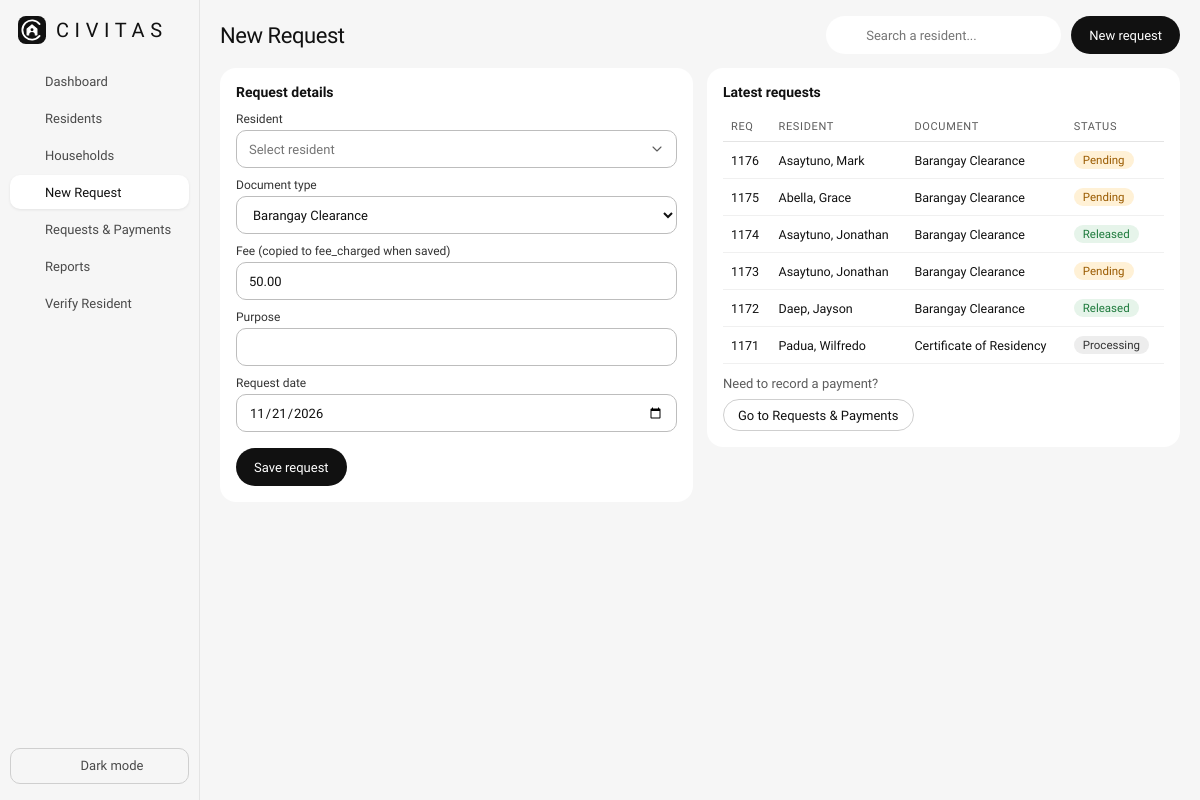
The app's page /request_new.php with its own data.
### tables this page shows
CREATE TABLE `documenttype` (
  `doctype_id` int(11) NOT NULL,
  `type_name` varchar(50) NOT NULL,
  `fee` decimal(10,2) NOT NULL
);

CREATE TABLE `documentrequest` (
  `request_id` int(11) NOT NULL,
  `resident_id` int(11) NOT NULL,
  `doctype_id` int(11) NOT NULL,
  `purpose` varchar(150) NOT NULL,
  `fee_charged` decimal(10,2) NOT NULL,
  `request_date` date NOT NULL,
  `status` varchar(20) NOT NULL DEFAULT 'Pending',
  `release_date` date DEFAULT NULL
);

### web/db.php (called while the page is built, shortened)
<?php
function h($text)
{
    return htmlspecialchars((string) $text);
}

### web/request_new.php (the view, shortened to what this page needs)
<?php
include "db.php";
$types = $conn->query("SELECT doctype_id, type_name, fee FROM DocumentType ORDER BY doctype_id")->fetch_all(MYSQLI_ASSOC);
$recent = $conn->query("SELECT request_id, resident_name, type_name, status, fee_charged
    FROM vw_request_balances ORDER BY request_id DESC LIMIT 6");
$title = "New Request";
$active = "request_new.php";
include "header.php";
?>
<div class="row">
    <div class="card" style="flex:1; min-width:340px; max-width:560px">
        <h3>Request details</h3>
        <form method="post" action="request_new.php">
            <label for="resident_id">Resident</label>
            <label for="doctype_id">Document type</label>
            <select id="doctype_id" name="doctype_id" required>
                <?php foreach ($types as $t): ?>
                    <option value="<?= $t['doctype_id'] ?>" data-fee="<?= $t['fee'] ?>"><?= h($t['type_name']) ?></option>
                <?php endforeach; ?>
            </select>
            <label for="fee">Fee (copied to fee_charged when saved)</label>
            <input class="f" id="fee" value="<?= number_format($types[0]['fee'], 2) ?>" readonly>
            <label for="purpose">Purpose</label>
            <input class="f" id="purpose" name="purpose" maxlength="150" required>
            <label for="request_date">Request date</label>
            <input class="f" id="request_date" name="request_date" type="date" value="<?= date('Y-m-d') ?>" required>
            <button class="btn" style="margin-top:16px">Save request</button>
        </form>
    </div>
    <div class="card" style="flex:1; min-width:340px">
        <h3>Latest requests</h3>
        <div class="tw">
            <table>
                <tr><th>Req</th><th>Resident</th><th>Document</th><th>Status</th></tr>
                <?php while ($r = $recent->fetch_assoc()): ?>
                    <tr>
                        <td><?= $r['request_id'] ?></td>
                        <td><?= h($r['resident_name']) ?></td>
                        <td><?= h($r['type_name']) ?></td>
                        <td><?= badge($r['status']) ?></td>
                    </tr>
                <?php endwhile; ?>
            </table>
        </div>
        <p class="sub" style="margin:12px 0 8px">Need to record a payment?</p>
        <a class="btn s" href="requests.php">Go to Requests &amp; Payments</a>
    </div>
</div>
<?php include "footer.php"; ?>

### web/header.php (shortened to what this page needs)
<?php
$icons = [
    'grid'   => '<rect width="7" height="7" x="3" y="3" rx="1"/><rect width="7" height="7" x="14" y="3" rx="1"/><rect width="7" height="7" x="14" y="14" rx="1"/><rect width="7" height="7" x="3" y="14" rx="1"/>',
    'users'  => '<path d="M16 21v-2a4 4 0 0 0-4-4H6a4 4 0 0 0-4 4v2"/><circle cx="9" cy="7" r="4"/><path d="M22 21v-2a4 4 0 0 0-3-3.87"/><path d="M16 3.13a4 4 0 0 1 0 7.75"/>',
    'plus'   => '<path d="M15 2H6a2 2 0 0 0-2 2v16a2 2 0 0 0 2 2h12a2 2 0 0 0 2-2V7Z"/><path d="M14 2v4a2 2 0 0 0 2 2h4"/><path d="M12 18v-6"/><path d="M9 15h6"/>',
    'wallet' => '<path d="M19 7V4a1 1 0 0 0-1-1H5a2 2 0 0 0 0 4h15a1 1 0 0 1 1 1v4h-3a2 2 0 0 0 0 4h3a1 1 0 0 0 1-1v-2a1 1 0 0 0-1-1"/><path d="M3 5v14a2 2 0 0 0 2 2h15a1 1 0 0 0 1-1v-4"/>',
    'bar'    => '<path d="M3 3v18h18"/><path d="M18 17V9"/><path d="M13 17V5"/><path d="M8 17v-3"/>',
    'check'  => '<path d="M3.85 8.62a4 4 0 0 1 4.78-4.77 4 4 0 0 1 6.74 0 4 4 0 0 1 4.78 4.78 4 4 0 0 1 0 6.74 4 4 0 0 1-4.77 4.78 4 4 0 0 1-6.75 0 4 4 0 0 1-4.78-4.77 4 4 0 0 1 0-6.76Z"/><path d="m9 12 2 2 4-4"/>',
    'search' => '<circle cx="11" cy="11" r="8"/><path d="m21 21-4.3-4.3"/>',
    'moon'   => '<path d="M12 3a6 6 0 0 0 9 9 9 9 0 1 1-9-9Z"/>',
    'sun'    => '<circle cx="12" cy="12" r="4"/><path d="M12 2v2"/><path d="M12 20v2"/><path d="m4.93 4.93 1.41 1.41"/><path d="m17.66 17.66 1.41 1.41"/><path d="M2 12h2"/><path d="M20 12h2"/><path d="m6.34 17.66-1.41 1.41"/><path d="m19.07 4.93-1.41 1.41"/>',
    'home'   => '<path d="M15 21v-8a1 1 0 0 0-1-1h-4a1 1 0 0 0-1 1v8"/><path d="M3 10a2 2 0 0 1 .709-1.528l7-5.999a2 2 0 0 1 2.582 0l7 5.999A2 2 0 0 1 21 10v9a2 2 0 0 1-2 2H5a2 2 0 0 1-2-2z"/>',
];
$menu = [
    'index.php'       => ['Dashboard', 'grid'],
    'residents.php'   => ['Residents', 'users'],
    'households.php'  => ['Households', 'home'],
    'request_new.php' => ['New Request', 'plus'],
    'requests.php'    => ['Requests & Payments', 'wallet'],
    'reports.php'     => ['Reports', 'bar'],
    'verify.php'      => ['Verify Resident', 'check'],
];
function icon($name)
{
    global $icons;
    return '<svg class="i" viewBox="0 0 24 24" aria-hidden="true">' . $icons[$name] . '</svg>';
}
function badge($status)
{
    $colors = [
        'Active'      => 'a',
        'Released'    => 'a',
        'Pending'     => 'p',
        'Inactive'    => 'p',
        'Processing'  => 'r',
        'Transferred' => 'r',
        'Deceased'    => 'x',
        'Paid'        => 'a',
        'Partial'     => 'p',
        'Unpaid'      => 'x',
        'No fee'      => 'r',
        'Verified'    => 'a',
        'Not verified' => 'x',
    ];
    $class = $colors[$status] ?? 'r';
    return '<span class="tag ' . $class . '">' . htmlspecialchars($status) . '</span>';
}
?>
<!doctype html>
<html lang="en">
<head>
    <link rel="stylesheet" href="css/style.css?v=<?= filemtime(__DIR__ . '/css/style.css') ?>">
</head>
<body>
<div class="app">
    <nav class="sb">
        <a class="logo" href="index.php">
            <img src="images/civitas-mark.svg" alt=""><span style="margin-right:-0.28em">Civitas</span>
        </a>
        <?php foreach ($menu as $file => [$label, $iconName]): ?>
            <a href="<?= $file ?>" class="<?= $active === $file ? 'on' : '' ?>">
                <?= icon($iconName) ?><?= htmlspecialchars($label) ?>
            </a>
        <?php endforeach; ?>
        <button class="theme" id="theme-toggle" type="button">
            <span class="to-dark" style="justify-content:center"><?= icon('moon') ?>Dark mode</span>
        </button>
    </nav>
    <main class="main">
        <div class="top">
            <h2><?= htmlspecialchars($title) ?></h2>
            <form class="sr" action="verify.php" method="get">
                <?= icon('search') ?>
                <input name="q" placeholder="Search a resident..." aria-label="Search a resident">
            </form>
            <a class="btn" href="request_new.php">New request</a>
        </div>

### web/css/style.css (style rules this page uses)
:root { --shell: #f6f6f6; --card: #ffffff; --ink: #111111; --on-ink: #ffffff; --muted: #5c5c5c; --text-2: #4a4a4a; --label: #333333; --line: #e4e4e4; --line-soft: #f0f0f0; --chip: #ededed; --bar: #dadada; --field-bg: #ffffff; --field-border: #bdbdbd; --btn-border: #cfcfcf; --shadow: rgba(0, 0, 0, 0.08); --ok: #1e7a3c; --ok-bg: #e6f4ea; --warn: #9a5b00; --warn-bg: #fff1d6; --bad: #b3261e; --bad-bg: #fce8e6; --font: "Geist", system-ui, "Segoe UI", Arial, sans-serif; color-scheme: light; }
* { box-sizing: border-box; }
html, body { height: 100%; margin: 0; }
body { background: var(--shell); color: var(--ink); font-family: var(--font); font-size: 13px; font-variant-numeric: tabular-nums; }
.app { display: flex; min-height: 100vh; }
.sb { display: flex; flex-direction: column; position: sticky; top: 0; flex-shrink: 0; width: 200px; height: 100vh; padding: 16px 10px; overflow-y: auto; border-right: 1px solid var(--line); }
.main { flex: 1; min-width: 0; padding: 16px 20px; }
.top { display: flex; align-items: center; flex-wrap: wrap; gap: 10px; margin-bottom: 14px; }
.top h2 { flex: 1; margin: 0; font-size: 22px; font-weight: 500; letter-spacing: -0.02em; }
.row { display: flex; align-items: flex-start; flex-wrap: wrap; gap: 14px; }
.sb .logo { display: flex; align-items: left; justify-content: left; gap: 10px; margin: 0 8px 20px; padding: 0; color: var(--ink); }
.logo img { height: 28px; }
.logo span { font-size: 20px; font-weight: 300; letter-spacing: 0.28em; margin-right: -0.28em; text-transform: uppercase; }
.sb a { display: flex; align-items: center; gap: 9px; margin-bottom: 3px; padding: 9px 10px; border-radius: 10px; color: var(--text-2); font-size: 13px; text-decoration: none; }
.sb a.on { background: var(--card); color: var(--ink); font-weight: 500; box-shadow: 0 1px 3px var(--shadow); }
svg.i { flex-shrink: 0; width: 16px; height: 16px; fill: none; stroke: currentColor; stroke-width: 1.6; stroke-linecap: round; stroke-linejoin: round; }
.sr { display: flex; align-items: center; gap: 8px; min-width: 220px; height: 38px; padding: 0 14px; border-radius: 99px; background: var(--card); color: var(--muted); }
.sr input { width: 100%; height: 34px; border: 0; outline: 0; background: transparent; color: var(--ink); font: inherit; }
.btn { display: inline-flex; align-items: center; height: 38px; padding: 0 18px; border: 0; border-radius: 99px; background: var(--ink); color: var(--on-ink); font: inherit; font-weight: 500; text-decoration: none; cursor: pointer; }
.btn.s { height: 32px; padding: 0 14px; border: 1px solid var(--btn-border); background: var(--card); color: var(--ink); }
.card { padding: 16px; border-radius: 16px; background: var(--card); }
.card h3 { margin: 0 0 12px; font-size: 14px; font-weight: 600; }
.sub { margin: 0 0 12px; color: var(--muted); }
.tw { overflow-x: auto; }
table { width: 100%; border-collapse: collapse; font-size: 12.5px; }
th { padding: 8px; border-bottom: 1px solid var(--line); color: var(--muted); font-size: 11px; font-weight: 500; letter-spacing: 0.06em; text-align: left; text-transform: uppercase; white-space: nowrap; }
td { padding: 9px 8px; border-bottom: 1px solid var(--line-soft); white-space: nowrap; }
label { display: block; margin: 10px 0 4px; color: var(--label); font-size: 12px; font-weight: 500; }
input.f, input.ss-input, select { width: 100%; height: 38px; padding: 0 12px; border: 1px solid var(--field-border); border-radius: 10px; background: var(--field-bg); color: var(--ink); font: inherit; }
.tag { display: inline-block; padding: 2px 9px; border-radius: 99px; font-size: 11.5px; font-weight: 500; }
.a { background: var(--ok-bg); color: var(--ok); }
.p { background: var(--warn-bg); color: var(--warn); }
.r { background: var(--chip); color: var(--label); }
.theme { margin-top: auto; padding: 9px 10px; border: 1px solid var(--btn-border); border-radius: 10px; background: transparent; color: var(--text-2); font: inherit; cursor: pointer; }
.theme span { display: flex; text-align: left; align-items: left; justify-content: left; gap: 9px; }

### records on screen
documenttype: fee "50.00"
documentrequest: request_id "1176", resident_name "Asaytuno, Mark", type_name "Barangay Clearance", status "Pending"
documentrequest: request_id "1175", resident_name "Abella, Grace", type_name "Barangay Clearance", status "Pending"
documentrequest: request_id "1174", resident_name "Asaytuno, Jonathan", type_name "Barangay Clearance", status "Released"
documentrequest: request_id "1173", resident_name "Asaytuno, Jonathan", type_name "Barangay Clearance", status "Pending"
documentrequest: request_id "1172", resident_name "Daep, Jayson", type_name "Barangay Clearance", status "Released"
documentrequest: request_id "1171", resident_name "Padua, Wilfredo", type_name "Certificate of Residency", status "Processing"

### other values on screen
$label "Dashboard"
$label "Residents"
$label "Households"
$label "New Request"
$label "Requests & Payments"
$label "Reports"
$label "Verify Resident"
$title "New Request"
form field doctype_id "Barangay Clearance"
